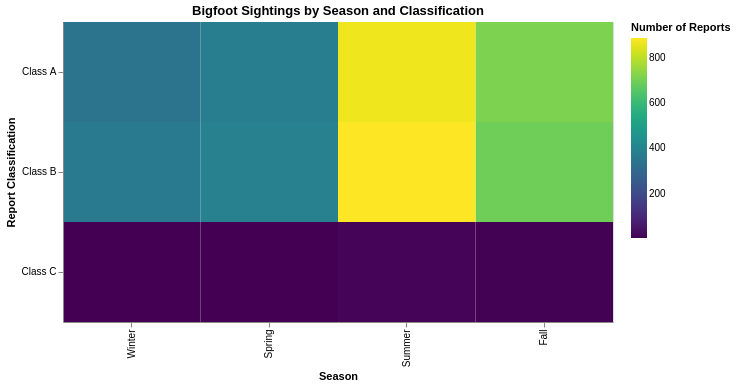

The code cell stored with this chart in its notebook:
### Code cell
season_order = ['Winter', 'Spring', 'Summer', 'Fall']

df1 = df[['season', 'classification']].dropna().copy()
df1 = df1[df1['season'].isin(season_order)]

chart1 = (
    alt.Chart(df1)
    .mark_rect()
    .encode(
        x=alt.X('season:N', sort=season_order, title='Season'),
        y=alt.Y('classification:N', title='Report Classification'),
        color=alt.Color(
            'count():Q',
            scale=alt.Scale(scheme='viridis'),
            title='Number of Reports'
        ),
        tooltip=[
            alt.Tooltip('season:N', title='Season'),
            alt.Tooltip('classification:N', title='Classification'),
            alt.Tooltip('count():Q', title='Number of Reports')
        ]
    )
    .properties(
        title='Bigfoot Sightings by Season and Classification',
        width=550,
        height=300
    )
)

chart1

### Figure 1 — Vega-Lite specification as saved in the notebook (floating-point values rounded to 4 significant figures; data arrays with more than 128 entries replaced by an {"elided": "..."} marker saying what was removed)
{"config": {"view": {"continuousWidth": 300, "continuousHeight": 300}}, "data": {"name": "data-bc951aea5e18aabee53389fb591adcfc"}, "mark": {"type": "rect"}, "encoding": {"color": {"aggregate": "count", "scale": {"scheme": "viridis"}, "title": "Number of Reports", "type": "quantitative"}, "tooltip": [{"field": "season", "title": "Season", "type": "nominal"}, {"field": "classification", "title": "Classification", "type": "nominal"}, {"aggregate": "count", "title": "Number of Reports", "type": "quantitative"}], "x": {"field": "season", "sort": ["Winter", "Spring", "Summer", "Fall"], "title": "Season", "type": "nominal"}, "y": {"field": "classification", "title": "Report Classification", "type": "nominal"}}, "height": 300, "title": "Bigfoot Sightings by Season and Classification", "width": 550, "$schema": "https://vega.github.io/schema/vega-lite/v5.20.1.json", "datasets": {"data-bc951aea5e18aabee53389fb591adcfc": {"elided": "4656 records"}}}
